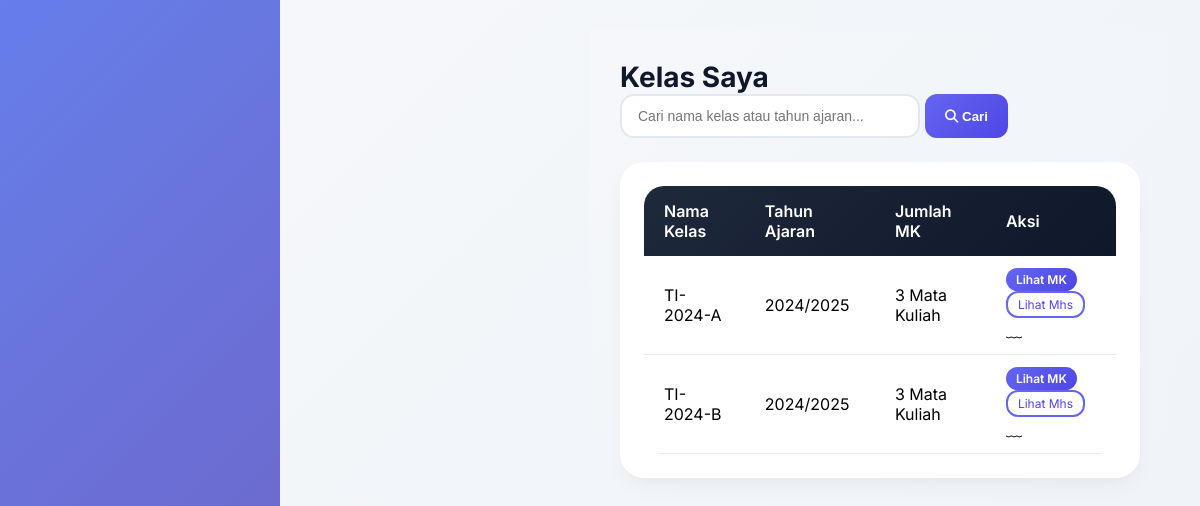
Screenshot of /dosen/kelas/index.php (signed in) with the database file from the repository.
### tables this page shows
CREATE TABLE `kelas` (
  `id` int(11) NOT NULL AUTO_INCREMENT,
  `nama_kelas` varchar(100) NOT NULL,
  `dosen_id` int(11) DEFAULT NULL,
  `tahun_ajaran` varchar(20) DEFAULT NULL,
  `created_at` timestamp NOT NULL DEFAULT current_timestamp(),
  PRIMARY KEY (`id`),
  KEY `dosen_id` (`dosen_id`),
  CONSTRAINT `kelas_ibfk_1` FOREIGN KEY (`dosen_id`) REFERENCES `users` (`id`) ON DELETE SET NULL
);

### dosen/kelas/index.php (the view, shortened to what this page needs)
<?php
include '../../config/database.php';
$dosen_id = $_SESSION['user_id'];
$search = isset($_GET['search']) ? mysqli_real_escape_string($conn, trim($_GET['search'])) : '';
$query = "SELECT * FROM kelas WHERE dosen_id = $dosen_id";
$query .= " ORDER BY nama_kelas";
$kelas = mysqli_query($conn, $query);
include '../../includes/header.php';
?>
<div class="page-header">
    <h1 class="page-title">Kelas Saya</h1>
    <div style="display: flex; gap: 10px;">
        <form method="GET" style="display: flex; gap: 5px;">
            <input type="text" name="search" class="form-control" placeholder="Cari nama kelas atau tahun ajaran..."
                   value="<?= htmlspecialchars($search) ?>" style="width: 300px;">
            <button type="submit" class="btn-primary"><i class="fas fa-search"></i> Cari</button>
        </form>
    </div>
</div>
<div class="card-modern">
    <table class="table-modern">
        <thead>
            <tr>
                <th>Nama Kelas</th>
                <th>Tahun Ajaran</th>
                <th>Jumlah MK</th>
                <th>Aksi</th>
            </tr>
        </thead>
        <tbody>
            <?php if(mysqli_num_rows($kelas) > 0): ?>
                <?php while($k = mysqli_fetch_assoc($kelas)): ?>
                <?php
                    $total_mk = mysqli_fetch_assoc(mysqli_query($conn, "SELECT COUNT(*) as total FROM mata_kuliah WHERE kelas_id={$k['id']}"))['total'];
                ?>
                <tr>
                    <td><?= htmlspecialchars($k['nama_kelas']) ?> </td>
                    <td><?= htmlspecialchars($k['tahun_ajaran']) ?> </td>
                    <td><?= $total_mk ?> Mata Kuliah </td>
                    <td>
                        <a href="../matakuliah/index.php?kelas_id=<?= $k['id'] ?>" class="btn-primary" style="padding:4px 10px;font-size:12px;">Lihat MK</a>
                        <a href="../mahasiswa_terdaftar/index.php?kelas_id=<?= $k['id'] ?>" class="btn-outline" style="padding:4px 10px;font-size:12px;">Lihat Mhs</a>
                     ﹏
                <tr>
                <?php endwhile; ?>
            <?php else: ?>
                <tr>
                    <td colspan="4" style="text-align:center">Belum ada kelas yang ditugaskan ﹏
                </tr>
            <?php endif; ?>
        </tbody>
    </table>
</div>
<?php include '../../includes/footer.php'; ?>

### includes/header.php (style rules this page uses)
* { margin: 0; padding: 0; box-sizing: border-box; }
body { font-family: 'Inter', sans-serif; background: linear-gradient(135deg, #667eea 0%, #764ba2 100%); min-height: 100vh; }
.card-modern { background: white; border-radius: 24px; padding: 24px; box-shadow: 0 10px 25px -5px rgba(0,0,0,0.05), 0 8px 10px -6px rgba(0,0,0,0.02); transition: transform 0.2s ease, box-shadow 0.2s ease; }
.btn-primary { background: linear-gradient(135deg, #6366f1, #4f46e5); border: none; padding: 10px 20px; border-radius: 12px; color: white; font-weight: 600; cursor: pointer; transition: all 0.3s ease; text-decoration: none; display: inline-block; }
.btn-outline { background: transparent; border: 2px solid #6366f1; color: #4f46e5; padding: 8px 18px; border-radius: 12px; text-decoration: none; display: inline-block; }
.form-control { width: 100%; padding: 12px 16px; border: 2px solid #e2e8f0; border-radius: 14px; font-size: 14px; transition: all 0.3s ease; }
.table-modern { width: 100%; background: white; border-radius: 20px; overflow: hidden; border-collapse: separate; border-spacing: 0; }
.table-modern thead tr { background: linear-gradient(135deg, #1e293b, #0f172a); color: white; }
.table-modern th { padding: 15px 20px; font-weight: 600; text-align: left; }
.table-modern td { padding: 12px 20px; border-bottom: 1px solid #e2e8f0; }
.page-header { display: flex; justify-content: space-between; align-items: center; margin-bottom: 24px; flex-wrap: wrap; }
.page-title { font-size: 28px; font-weight: 700; color: #0f172a; }

### includes/navbar.php (style rules this page uses)
* { margin: 0; padding: 0; box-sizing: border-box; }
body { font-family: 'Inter', sans-serif; background: linear-gradient(135deg, #667eea 0%, #764ba2 100%); min-height: 100vh; }
.card-modern { background: white; border-radius: 24px; padding: 24px; box-shadow: 0 10px 25px -5px rgba(0,0,0,0.05), 0 8px 10px -6px rgba(0,0,0,0.02); transition: transform 0.2s ease, box-shadow 0.2s ease; }
.btn-primary { background: linear-gradient(135deg, #6366f1, #4f46e5); border: none; padding: 10px 20px; border-radius: 12px; color: white; font-weight: 600; cursor: pointer; transition: all 0.3s ease; text-decoration: none; display: inline-block; }
.btn-outline { background: transparent; border: 2px solid #6366f1; color: #4f46e5; padding: 8px 18px; border-radius: 12px; text-decoration: none; display: inline-block; }
.form-control { width: 100%; padding: 12px 16px; border: 2px solid #e2e8f0; border-radius: 14px; font-size: 14px; transition: all 0.3s ease; }
.table-modern { width: 100%; background: white; border-radius: 20px; overflow: hidden; border-collapse: separate; border-spacing: 0; }
.table-modern thead tr { background: linear-gradient(135deg, #1e293b, #0f172a); color: white; }
.table-modern th { padding: 15px 20px; font-weight: 600; text-align: left; }
.table-modern td { padding: 12px 20px; border-bottom: 1px solid #e2e8f0; }
.page-header { display: flex; justify-content: space-between; align-items: center; margin-bottom: 24px; flex-wrap: wrap; }
.page-title { font-size: 28px; font-weight: 700; color: #0f172a; }

### rows the page displays
kelas: nama_kelas "TI-2024-A", tahun_ajaran "2024/2025", total_mk "3"
kelas: nama_kelas "TI-2024-B", tahun_ajaran "2024/2025", total_mk "3"
